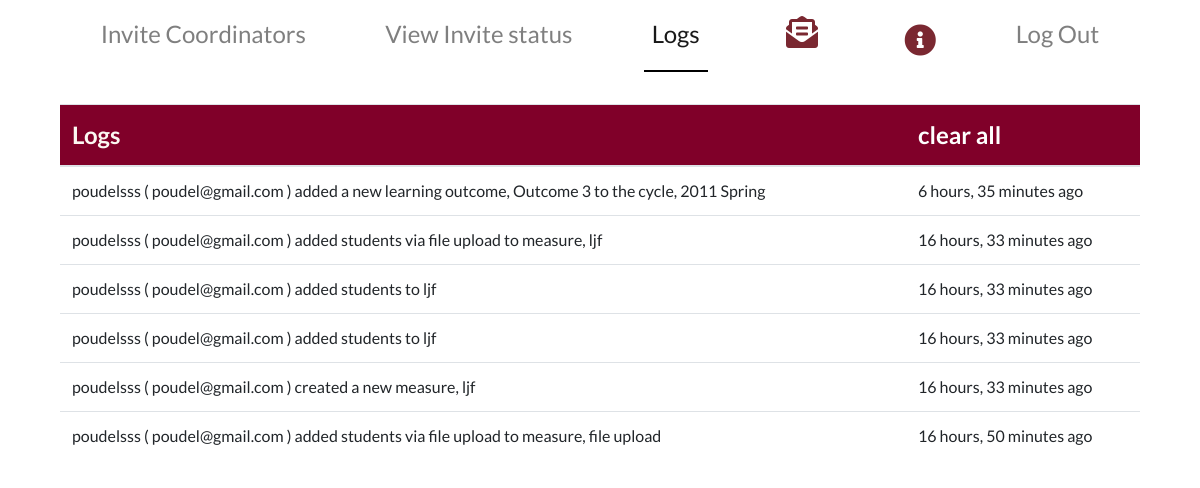
/logs (signed in), run on an earlier commit of the app's database.
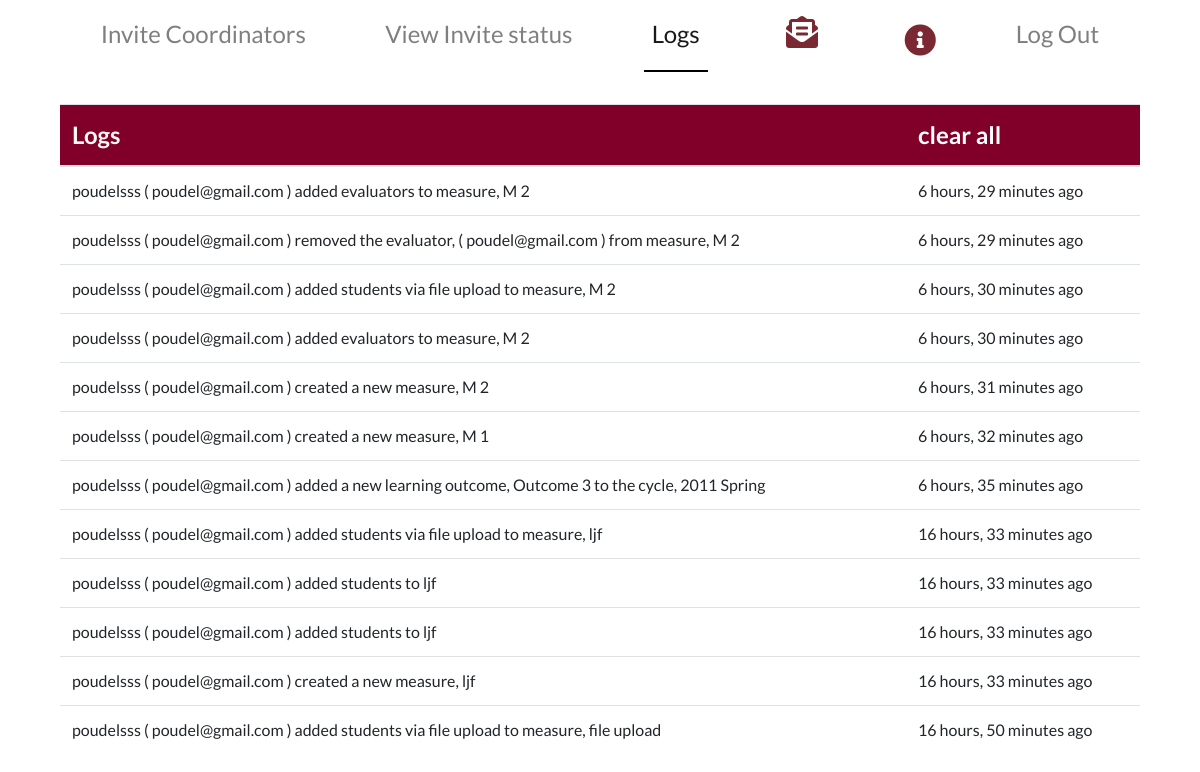
And on a later commit of the database.
### main/models.py (models this page shows)
class Log(models.Model):
    message = models.CharField(max_length=400)
    created_at = models.DateTimeField()
    read = models.BooleanField(default=False)
    subject = models.CharField(max_length=300, null=True)
    cor = models.CharField(max_length=200, null=True)

### main/views.py (the view)
# urls.py: path('logs', views.logs, name='logs'),
@user_passes_test(super_admin_test)
def logs(request):
    logs = Log.objects.filter(read=False).order_by('-created_at')
    logs_count = logs.count()
    context = {"logs":logs, 'log':'active', 'logs_count':logs_count, 'cordinator':InvitedCo.objects.all()}
    return render(request, 'main/logs.html', context)

### main/views.py (called while the page is built)
def super_admin_test(user):
    return user.is_superuser

### main/templates/main/logs.html (shortened to what this page needs)
{% extends  'main/superadminbase.html' %}
{% load static %}
{% block body_block %}
<div class = "container">
  <div class = "container-fluid">
    <div class = "row">
  <div class = "col-12"  style="overflow-y:scroll; height: 80vh;">
  <table class="table">
    <thead class = "card-header">
      <tr>
        <th scope="col">Logs</th>
        <th scope="col"><a  style="color:white;" href = "{%url 'main:clear_log'%}">clear all</a></th>
      </tr>
    </thead>
    <tbody>
          {%for log in logs%}
      <tr>
        <td>{{log.message}}</td>
        <td> {{log.created_at|timesince}} ago</td>
      </tr>
      {%endfor%}
    </tbody>
  </table>
  </div>
  </div>
</div>
</div>
{%endblock%}

### main/templates/main/superadminbase.html (shortened to what this page needs)
{% load static %}
<!DOCTYPE html>
<html lang="en">
<head>
    <link rel="stylesheet" href="https://stackpath.bootstrapcdn.com/bootstrap/4.3.1/css/bootstrap.min.css">
    <link rel="stylesheet" href = "{% static 'css/landing.css' %}">
    <link rel="stylesheet" href="https://use.fontawesome.com/releases/v5.7.2/css/all.css">
</head>
<body>
{% include 'main/superadminnavbar.html'%}
  {% block body_block %}
  {% endblock %}
</body>
</html>

### main/templates/main/superadminnavbar.html (shortened to what this page needs)
    <div class = "container-fluid">
      <div class = "container" id = "main_content">
<nav class="navbar sticky-top navbar-expand-lg  navbar-light ">
  <div class="collapse navbar-collapse" id="navbarTogglerDemo03">
    <ul class="navbar-nav w-100 mr-auto mt-2 mt-lg-0 justify-content-around">
      <li class="nav-item {{now}}" >
        <a class="nav-link" href="{%url 'main:super_admin_home'%}" >Invite Coordinators</a>
      </li>
      <li class="nav-item {{past}}" >
        <a class="nav-link" href="{%url 'main:super_admin_past'%}">View Invite status</a>
      </li>
      <li class="nav-item {{log}}" >
        <a class="nav-link" href="{%url 'main:logs'%}">Logs</a>
      </li>
      <li class="nav-item {{msg}}" >
      <a id="noti_Button" data-toggle="modal" data-target="#exampleModalCenterSendBro" >
        <span style="font-size: 2rem; color: #7a2831;">
           <i data-toogle="tooltip" title="Send Broadcast" class="fas fa-envelope-open-text"></i>
         </span>
      </a>
    </li>
    <li class="nav-item {{help}}" >
      <a id="noti_Button" class = "nav-link" href="{% url 'main:superadmin_instructions'%}">
        <span style="font-size: 2rem; color: #7a2831;">
          <i data-toogle="tooltip" title="User Manual" class="fas fa-info-circle"></i>
       </span>
      </a>
     </li>
<li class="nav-item {{logout}}">
  <a class = "nav-link" href="{%url 'main:logout'%}">Log Out</a>
</li>
  </ul>
  </div>
</nav>
<br/>
</div>
</div>

### main/static/css/landing.css (style rules this page uses)
html { overflow-y: scroll; }
body { font-family: Montserrat, Lato, 'Nunito Sans', Helvetica, Arial, Platino, Garamond, Bookman, Lucidia; }
body { height: 100vh; }
th, label { font-size: 1.5rem; }
td { font-size: 1rem; }
li.nav-item.active { border-bottom: 2px solid black; }
.nav-item { font-size: 1.5rem; }
.card-header { background-color: rgb(219,217,214) z-index:0; }
.card-header { background-color: #BD955A; color: rgb(252, 248, 242); }

### main/templates/main/superadminnavbar.html (style rules this page uses)
ul li a { color:#FFF; text-decoration:none; padding:6px 15px; cursor:pointer; }

### main/templates/main/logs.html (style rules this page uses)
.table td, .table th { padding: .75rem; vertical-align: top; border-top: 1px solid #dee2e6; text-align: left; }
.card-header { background-color: #800029; color: rgb(252, 248, 242); }

What changed in the data, as far as the page shows it:
added Log: message "poudelsss ( poudel@gmail.com ) added evaluators to measure, M 2", created_at "6 hours, 29 minutes"
added Log: message "poudelsss ( poudel@gmail.com ) removed the evaluator, ( poudel@gmail.com ) from measure, M 2", created_at "6 hours, 29 minutes"
added Log: message "poudelsss ( poudel@gmail.com ) added students via file upload to measure, M 2", created_at "6 hours, 30 minutes"
added Log: message "poudelsss ( poudel@gmail.com ) added evaluators to measure, M 2", created_at "6 hours, 30 minutes"
added Log: message "poudelsss ( poudel@gmail.com ) created a new measure, M 2", created_at "6 hours, 31 minutes"
added Log: message "poudelsss ( poudel@gmail.com ) created a new measure, M 1", created_at "6 hours, 32 minutes"
